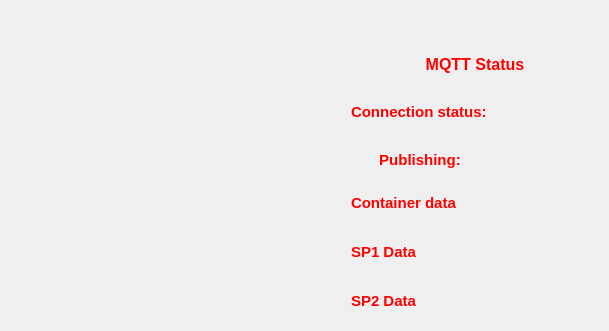
           <widget class="QWidget" name="widget_6" native="true">
            <property name="styleSheet">
             <string notr="true">image: url(:/pics/Images/border-01.png) ;</string>
            </property>
            <widget class="QWidget" name="layoutWidget">
             <property name="geometry">
              <rect>
               <x>350</x>
               <y>182</y>
               <width>189</width>
               <height>42</height>
              </rect>
             </property>
             <layout class="QHBoxLayout" name="horizontalLayout_24">
              <item>
               <widget class="QLabel" name="frontl6_15">
                <property name="sizePolicy">
                 <sizepolicy hsizetype="Ignored" vsizetype="Ignored">
                  <horstretch>0</horstretch>
                  <verstretch>0</verstretch>
                 </sizepolicy>
                </property>
                <property name="minimumSize">
                 <size>
                  <width>140</width>
                  <height>40</height>
                 </size>
                </property>
                <property name="maximumSize">
                 <size>
                  <width>140</width>
                  <height>40</height>
                 </size>
                </property>
                <property name="font">
                 <font>
                  <pointsize>11</pointsize>
                  <weight>75</weight>
                  <bold>true</bold>
                 </font>
                </property>
                <property name="styleSheet">
                 <string notr="true">background-color:transparent;
image:null;
color:red;
border-image:null;
</string>
                </property>
                <property name="text">
                 <string>Container data</string>
                </property>
               </widget>
              </item>
              <item>
               <widget class="ledc" name="mqttled" native="true">
                <property name="minimumSize">
                 <size>
                  <width>40</width>
                  <height>40</height>
                 </size>
                </property>
                <property name="maximumSize">
                 <size>
                  <width>40</width>
                  <height>40</height>
                 </size>
                </property>
               </widget>
              </item>
             </layout>
            </widget>
            <widget class="QWidget" name="layoutWidget">
             <property name="geometry">
              <rect>
               <x>350</x>
               <y>91</y>
               <width>229</width>
               <height>42</height>
              </rect>
             </property>
             <layout class="QHBoxLayout" name="horizontalLayout_27">
              <item>
               <widget class="QLabel" name="mqttconnection">
                <property name="sizePolicy">
                 <sizepolicy hsizetype="Ignored" vsizetype="Ignored">
                  <horstretch>0</horstretch>
                  <verstretch>0</verstretch>
                 </sizepolicy>
                </property>
                <property name="minimumSize">
                 <size>
                  <width>180</width>
                  <height>40</height>
                 </size>
                </property>
                <property name="maximumSize">
                 <size>
                  <width>180</width>
                  <height>40</height>
                 </size>
                </property>
                <property name="font">
                 <font>
                  <pointsize>11</pointsize>
                  <weight>75</weight>
                  <bold>true</bold>
                 </font>
                </property>
                <property name="styleSheet">
                 <string notr="true">background-color:transparent;
image:null;
color:red;
border-image:null;
</string>
                </property>
                <property name="text">
                 <string>Connection status:</string>
                </property>
               </widget>
              </item>
              <item>
               <widget class="ledc" name="mqttconnled" native="true">
                <property name="minimumSize">
                 <size>
                  <width>40</width>
                  <height>40</height>
                 </size>
                </property>
                <property name="maximumSize">
                 <size>
                  <width>40</width>
                  <height>40</height>
                 </size>
                </property>
               </widget>
              </item>
             </layout>
            </widget>
            <widget class="QWidget" name="layoutWidget">
             <property name="geometry">
              <rect>
               <x>350</x>
               <y>231</y>
               <width>189</width>
               <height>42</height>
              </rect>
             </property>
             <layout class="QHBoxLayout" name="horizontalLayout_25">
              <item>
               <widget class="QLabel" name="frontl6_14">
                <property name="sizePolicy">
                 <sizepolicy hsizetype="Ignored" vsizetype="Ignored">
                  <horstretch>0</horstretch>
                  <verstretch>0</verstretch>
                 </sizepolicy>
                </property>
                <property name="minimumSize">
                 <size>
                  <width>140</width>
                  <height>40</height>
                 </size>
                </property>
                <property name="maximumSize">
                 <size>
                  <width>140</width>
                  <height>40</height>
                 </size>
                </property>
                <property name="font">
                 <font>
                  <pointsize>11</pointsize>
                  <weight>75</weight>
                  <bold>true</bold>
                 </font>
                </property>
                <property name="styleSheet">
                 <string notr="true">background-color:transparent;
image:null;
color:red;
border-image:null;
</string>
                </property>
                <property name="text">
                 <string>SP1 Data</string>
                </property>
               </widget>
              </item>
              <item>
               <widget class="ledc" name="mqttled_2" native="true">
                <property name="minimumSize">
                 <size>
                  <width>40</width>
                  <height>40</height>
                 </size>
                </property>
                <property name="maximumSize">
                 <size>
                  <width>40</width>
                  <height>40</height>
                 </size>
                </property>
               </widget>
              </item>
             </layout>
            </widget>
            <widget class="QWidget" name="layoutWidget">
             <property name="geometry">
              <rect>
               <x>350</x>
               <y>280</y>
               <width>189</width>
               <height>42</height>
              </rect>
             </property>
             <layout class="QHBoxLayout" name="horizontalLayout_26">
              <item>
               <widget class="QLabel" name="frontl6_16">
                <property name="sizePolicy">
                 <sizepolicy hsizetype="Ignored" vsizetype="Ignored">
                  <horstretch>0</horstretch>
                  <verstretch>0</verstretch>
                 </sizepolicy>
                </property>
                <property name="minimumSize">
                 <size>
                  <width>140</width>
                  <height>40</height>
                 </size>
                </property>
                <property name="maximumSize">
                 <size>
                  <width>140</width>
                  <height>40</height>
                 </size>
                </property>
                <property name="font">
                 <font>
                  <pointsize>11</pointsize>
                  <weight>75</weight>
                  <bold>true</bold>
                 </font>
                </property>
                <property name="styleSheet">
                 <string notr="true">background-color:transparent;
image:null;
color:red;
border-image:null;
</string>
                </property>
                <property name="text">
                 <string>SP2 Data</string>
                </property>
               </widget>
              </item>
              <item>
               <widget class="ledc" name="mqttled_3" native="true">
                <property name="minimumSize">
                 <size>
                  <width>40</width>
                  <height>40</height>
                 </size>
                </property>
                <property name="maximumSize">
                 <size>
                  <width>40</width>
                  <height>40</height>
                 </size>
                </property>
               </widget>
              </item>
             </layout>
            </widget>
            <widget class="QLabel" name="label_50">
             <property name="geometry">
              <rect>
               <x>350</x>
               <y>49</y>
               <width>250</width>
               <height>30</height>
              </rect>
             </property>
             <property name="sizePolicy">
              <sizepolicy hsizetype="Ignored" vsizetype="Ignored">
               <horstretch>0</horstretch>
               <verstretch>0</verstretch>
              </sizepolicy>
             </property>
             <property name="minimumSize">
              <size>
               <width>250</width>
               <height>30</height>
              </size>
             </property>
             <property name="maximumSize">
              <size>
               <width>350</width>
               <height>40</height>
              </size>
             </property>
             <property name="font">
              <font>
               <pointsize>12</pointsize>
               <weight>75</weight>
               <bold>true</bold>
              </font>
             </property>
             <property name="styleSheet">
              <string notr="true">background-color:transparent;
image:null;
color:red;
border-image:null;
</string>
             </property>
             <property name="frameShape">
              <enum>QFrame::NoFrame</enum>
             </property>
             <property name="text">
              <string>MQTT Status</string>
             </property>
             <property name="textFormat">
              <enum>Qt::PlainText</enum>
             </property>
             <property name="alignment">
              <set>Qt::AlignCenter</set>
             </property>
            </widget>
            <widget class="QLabel" name="frontl6_13">
             <property name="geometry">
              <rect>
               <x>350</x>
               <y>140</y>
               <width>140</width>
               <height>40</height>
              </rect>
             </property>
             <property name="sizePolicy">
              <sizepolicy hsizetype="Ignored" vsizetype="Ignored">
               <horstretch>0</horstretch>
               <verstretch>0</verstretch>
              </sizepolicy>
             </property>
             <property name="minimumSize">
              <size>
               <width>140</width>
               <height>40</height>
              </size>
             </property>
             <property name="maximumSize">
              <size>
               <width>350</width>
               <height>40</height>
              </size>
             </property>
             <property name="font">
              <font>
               <pointsize>11</pointsize>
               <weight>75</weight>
               <bold>true</bold>
              </font>
             </property>
             <property name="styleSheet">
              <string notr="true">background-color:transparent;
image:null;
color:red;
border-image:null;
</string>
             </property>
             <property name="text">
              <string>Publishing:</string>
             </property>
             <property name="alignment">
              <set>Qt::AlignCenter</set>
             </property>
            </widget>
           </widget>
